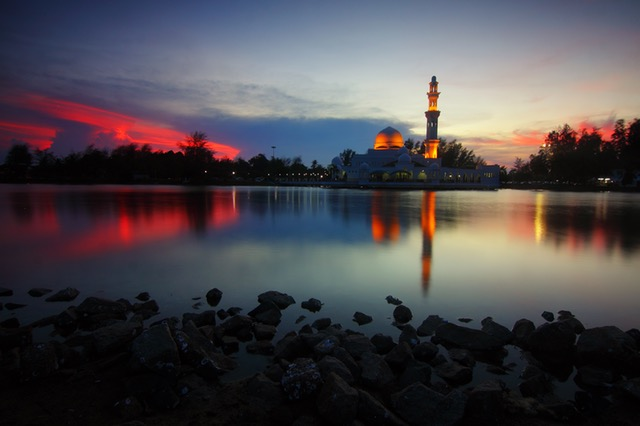
%> input picture PS1/night.jpeg, 640 x 426 px
$ octave --eval "night;"   (GNU Octave 9; MATLAB toolbox functions it lacks are replaced by stand-ins)
%> lines starting %> are read from the running program, lines starting %| are printed output that depends on the picture
%> in night, M is the input picture: size 426x640x3 uint8; mean R, G, B 76.1, 71.3, 75.6
### PS1/energy_image.m
function energyImage = energy_image(im)
    %close all;
    x =  rgb2gray(im);
    My = fspecial('sobel');
    Mx = -My';
    Ox = imfilter(double(x), Mx);
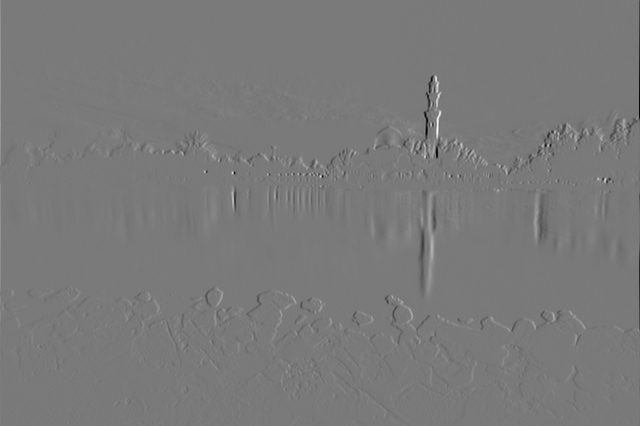
%> Ox: size 426x640 double; min -723, max 787, mean 0.2; drawn with min black and max white
    Oy = imfilter(double(x), My);
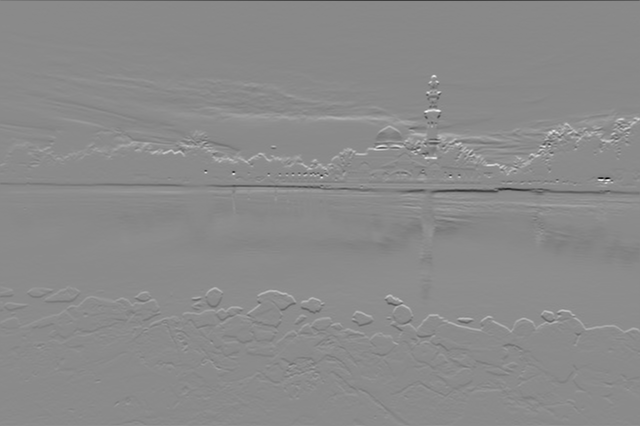
%> Oy: size 426x640 double; min -808, max 675, mean 0.7; drawn with min black and max white
    % [8 lines of commented-out code are left out]
    energyImage = sqrt(Ox.^2 + Oy.^2);
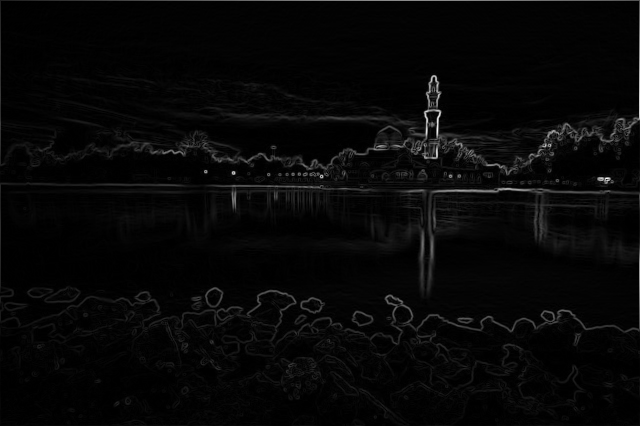
%> energyImage: size 426x640 double; min 0, max 819.7, mean 24.3; drawn with min black and max white
    % [5 lines of commented-out code are left out]
end

%a = imread('C:\Users\Kim\Documents\001100110011\DAVIS\2016_17_Junior\ECS 174\pexels-photo-380789.jpeg');

### PS1/cumulative_energy_map.m
function cumulativeEnergyMap = cumulative_energy_map(energyImage, seamDirection)
    M = zeros(size(energyImage));
    %Check if seamDirection = 'HORIZONTAL', 'VERTICAL'
    if strcmp(seamDirection, 'VERTICAL')
        M(1,:) = energyImage(1,:);
        for i = 2:size(energyImage,1)
            for j = 1:size(energyImage,2)
                x = M(i-1,j);
                if j-1~=0
                    x = [x M(i-1, j-1)];
                end
                if j+1<size(energyImage,2)
                    x = [x M(i-1, j+1)];
                end
                M(i,j) = energyImage(i,j) + min(x);
            end
        end
    elseif strcmp(seamDirection, 'HORIZONTAL')
        M(:,1) = energyImage(:,1);
        for j = 2:size(energyImage,2)
            for i = 1:size(energyImage,1)
                x = M(i,j-1);
                if i-1~=0
                    x = [x M(i-1, j-1)];
                end
                if i+1<size(energyImage,1)
                    x = [x M(i+1, j-1)];
                end
                M(i,j) = energyImage(i,j) + min(x);
            end
        end
    else
        fprintf('Error: invalid seam direction \n');
    end

    cumulativeEnergyMap = M;
end

### PS1/find_optimal_vertical_seam.m
function verticalSeam = find_optimal_vertical_seam(cumulativeEnergyMap)
    V = zeros(size(cumulativeEnergyMap,1),1);
    line = cumulativeEnergyMap(size(cumulativeEnergyMap,1),:);
    j = find(line == min(line));
    if size(j, 2) > 1
        j = j(1);
    end
    V(size(V,1)) = j;
    for i=size(V,1)-1:-1:1
        j = new_index(j, cumulativeEnergyMap(i,:));
        V(i) = j;
    end
    verticalSeam = V;
end

% [16 lines left out: function new_index, not called in this run]

### PS1/reduce_width.m
function [reducedColorImage, reducedEnergyImage] = reduce_width(im, energyImage)
    reducedColorImage = uint8(zeros(size(im,1), size(im,2)-1, 3));
    reducedEnergyImage = zeros(size(im,1), size(im,2)-1);
    pv = cumulative_energy_map(energyImage, 'VERTICAL');
    sv = find_optimal_vertical_seam(pv);
    red = im(:,:,1);
    green = im(:,:,2);
    blue = im(:,:,3);
    for i = 1:size(im,1)
        red1 = red(i,:);
        green1 = green(i,:);
        blue1 = blue(i,:);
        red1(sv(i)) = [];
        green1(sv(i)) = [];
        blue1(sv(i)) = [];
        v = cat(3, red1, green1, blue1);
        reducedColorImage(i,:,:) = v;
        v = energyImage(i,:);
        v(sv(i)) = [];
        reducedEnergyImage(i,:) = v;
    end
end

### PS1/night.m
function night
    clear;
    close all;
    M = imread('night.jpeg');

    subplot(3,4,[1,4]);
    imshow(M);
    axis image;
    title('Original Input');
    xlabel(sprintf('Dimensions: %d x %d', size(M,1), size(M,2)));

    E = energy_image(M);
    [M1, E1] = doTheSeamW(M, E, 50);
    [M2, E2] = doTheSeamW(M1, E1, 50);
    [M3, E3] = doTheSeamH(M2, E2, 50);
    [M4, E4] = doTheSeamH(M3, E3, 50);

    subplot(3, 4, 5);
    imshow(M1);
    axis image;
    title('-50px width');

    subplot(3, 4, 6);
    imshow(M2);
    axis image;
    title('-100px width');

    subplot(3, 4, 7);
    imshow(M3);
    axis image;
    title('-50px height');

    subplot(3, 4, 8);
    imshow(M4);
    axis image;
    title('-100px height');

    subplot(3,4,[9 10]);
    imshow(M4);
    axis image;
    title('Seam Carving');
    xlabel(sprintf('Dimensions: %d x %d', size(M4,1), size(M4,2)));

    subplot(3,4,[11 12]);
    M5 = imresize(M, [size(M4,1) size(M4,2)]);
    imshow(M5);
    axis image;
    title('imresize');
    xlabel(sprintf('Dimensions: %d x %d', size(M5,1), size(M5,2)));
end

function [im1, e1] = doTheSeamH(im, e, num)
    im1 = im;
    %[im1, e1] = reduce_width(im, e);
    for i = 1:num
        disp(sprintf('Iteration number %d',i));
        [im1,e] = reduce_height(im1,e);
        e1 = e;
    end

end

function [im1, e1] = doTheSeamW(im, e, num)
    im1 = im;
    %[im1, e1] = reduce_width(im, e);
    for i = 1:num
        disp(sprintf('Iteration number %d',i));
        [im1,e] = reduce_width(im1,e);
        e1 = e;
    end

end
%> (the run ends here)
